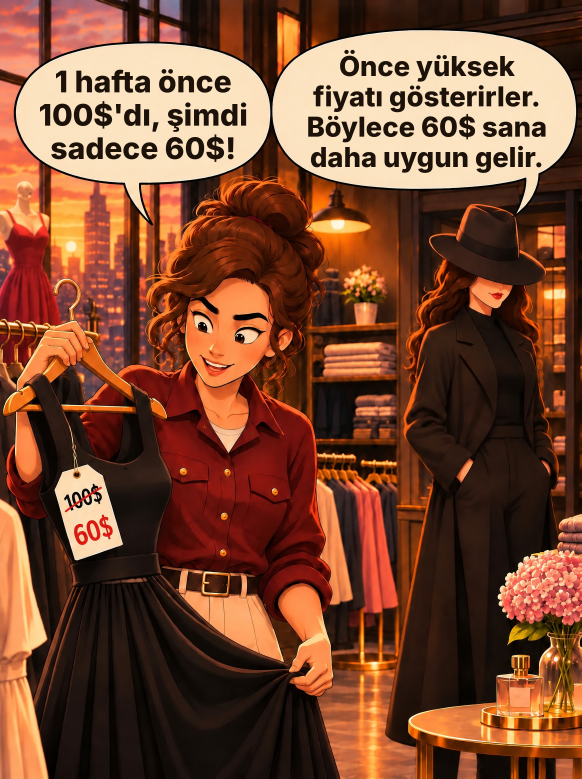
#> input picture dark-money/images/post1/yazili/sayfa1.jpg, 1744 x 2336 px (shown at 1/3 size)
$ python post1_yazi_ekle.py ../images/post1/yazili/sayfa1.jpg out.png 3
#> lines starting #> are read from the running program, lines starting #| are printed output that depends on the picture
import sys, os
from PIL import Image, ImageDraw, ImageFont

SRC = sys.argv[1]
OUT = sys.argv[2]
FONT = "/usr/share/fonts/opentype/inter/Inter-ExtraBold.otf"
K = 1.17  # display -> original
INK = (28, 18, 10)

# Her sayfa icin: balon yazi kutulari (gorunen koordinat: x0,y0,x1,y1), metin
SLIDES = {
    1: [((95, 150, 640, 430), "1 hafta önce 100$'dı, şimdi sadece 60$!"),
        ((775, 125, 1415, 440), "Önce yüksek fiyatı gösterirler. Böylece 60$ sana daha uygun gelir.")],
    2: [((90, 95, 640, 400), "Son 2 ürün kalmış! Hemen almalıyım."),
        ((775, 70, 1410, 425), "Bu mesaj kaçırma korkusu yaratır. Başka fiyatlara bakamadan aceleyle almana neden olur.")],
    3: [((85, 85, 625, 375), "Ücretsiz kargo için 15$ daha eklemem lazım."),
        ((770, 75, 1410, 390), "5$ kargo ödememek için 15$'lık fazladan ürün alıyorsun. Tasarruf ettiğini sanırken daha çok harcıyorsun.")],
    4: [((95, 130, 640, 450), "3 tanesi 24$. Bu çok iyi bir fırsat!"),
        ((800, 120, 1395, 465), "Tanesi ucuz ama daha çok alıyorsun. Tek ürün yeterliyken 14$ fazladan ödüyorsun.")],
    5: [((90, 110, 625, 370), "Büyük boy sadece 2$ fazla."),
        ((800, 95, 1380, 420), "Buna “avantajlı ürün” denir. Biraz daha fazla öde, daha büyüğünü al der. Sen de alırsın.")],
    6: [((90, 95, 640, 400), "Herkes bunu alıyor, iyidir herhalde."),
        ((775, 70, 1410, 425), "Mağazalar, seni ikna etmek için yorumları ve satış sayılarını gösterir. Başkalarının aldığını görmek, senin de almanı kolaylaştırır.")],
    7: [((75, 110, 590, 370), "Ben tasarruf ettiğimi sanmıştım.")],
}


def wrap(draw, text, font, maxw):
    words, lines, cur = text.split(), [], ""
    for w in words:
        t = (cur + " " + w).strip()
        if draw.textlength(t, font=font) <= maxw:
            cur = t
        else:
            if cur:
                lines.append(cur)
            cur = w
    if cur:
        lines.append(cur)
    return lines


def fit(draw, text, box, maxsize=120, minsize=24, spacing=1.12):
    x0, y0, x1, y1 = box
    w, h = x1 - x0, y1 - y0
    for size in range(maxsize, minsize, -2):
        f = ImageFont.truetype(FONT, size)
        lines = wrap(draw, text, f, w)
        if any(draw.textlength(l, font=f) > w for l in lines):
            continue
        lh = int(size * spacing)
        if lh * len(lines) <= h:
            return f, lines, lh
    f = ImageFont.truetype(FONT, minsize)
    return f, wrap(draw, text, f, w), int(minsize * spacing)


def draw_centered(draw, text, box, color=INK, maxsize=120):
    x0, y0, x1, y1 = [int(v * K) for v in box]
    f, lines, lh = fit(draw, text, (x0, y0, x1, y1), maxsize=int(maxsize))
    total = lh * len(lines)
    y = y0 + ((y1 - y0) - total) / 2
    for l in lines:
        wl = draw.textlength(l, font=f)
        draw.text((x0 + ((x1 - x0) - wl) / 2, y), l, font=f, fill=color)
        y += lh


def main():
    n = int(sys.argv[3])
    im = Image.open(SRC).convert("RGB")
#> im is the input picture: PIL image 1744x2336 RGB; mean R, G, B 122.7, 74.4, 50.4
    d = ImageDraw.Draw(im)
    for box, text in SLIDES[n]:
        # her balon icin ayni boyutu kullanmak yerine her biri sigdigi kadar buyur
        draw_centered(d, text, box, maxsize=96)
    if n == 5:
        # tabela: tebesir yazisi (hafif egimli)
        sign = Image.new("RGBA", im.size, (0, 0, 0, 0))
        sd = ImageDraw.Draw(sign)
        box = [int(v * K) for v in (955, 1460, 1205, 1725)]
        f, lines, lh = fit(sd, "BÜYÜK BOY AL, SADECE +2$ FARKLA", tuple(box), maxsize=90)
        total = lh * len(lines)
        y = box[1] + ((box[3] - box[1]) - total) / 2
        for l in lines:
            wl = sd.textlength(l, font=f)
            sd.text((box[0] + ((box[2] - box[0]) - wl) / 2, y), l, font=f, fill=(245, 240, 225, 235))
            y += lh
        sign = sign.rotate(-2, resample=Image.BICUBIC, center=((box[0] + box[2]) // 2, (box[1] + box[3]) // 2))
        im = Image.alpha_composite(im.convert("RGBA"), sign).convert("RGB")
    os.makedirs(os.path.dirname(OUT), exist_ok=True)
    im.save(OUT, quality=95)
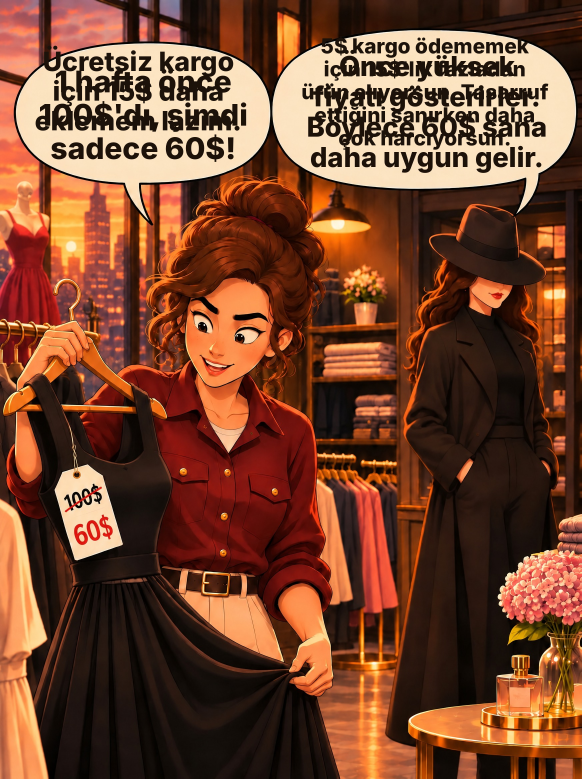
#> saved as out.png: PIL image 1744x2336 RGB (shown at 1/3 size); mean R, G, B 118, 70, 46.6


main()

$ run again, on dark-money/images/post1/yazili/sayfa4.jpg
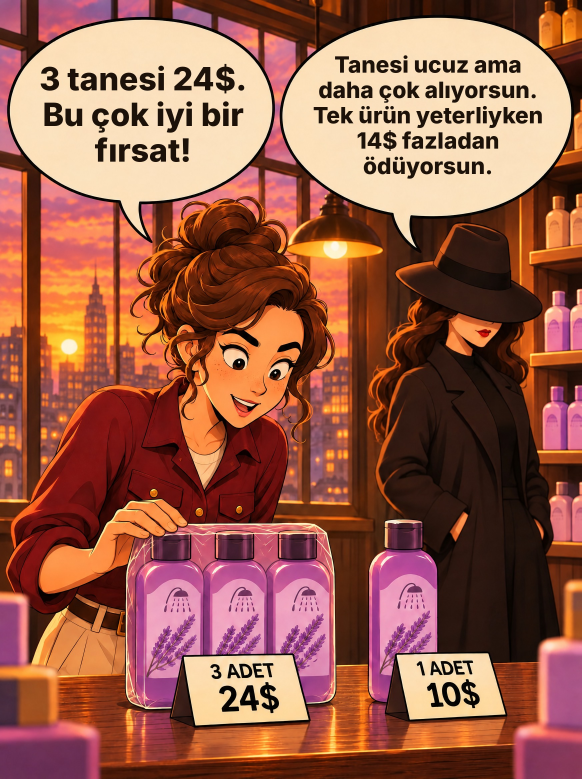
#> input picture dark-money/images/post1/yazili/sayfa4.jpg, 1744 x 2336 px (shown at 1/3 size)
#> in main, im is the input picture: PIL image 1744x2336 RGB; mean R, G, B 153.4, 93.3, 74.4
#> in main, `im.save(OUT, quality=95)`:
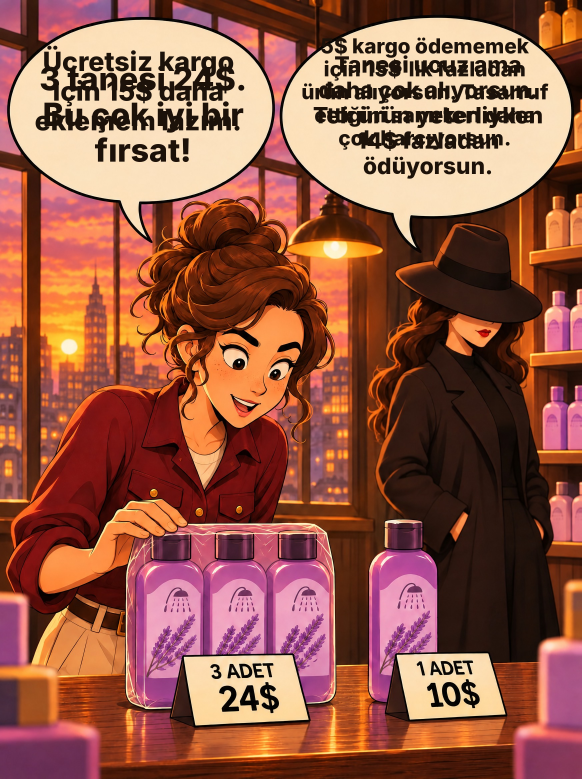
#> saved as out.png: PIL image 1744x2336 RGB (shown at 1/3 size); mean R, G, B 149.2, 89.4, 71

$ run again, on dark-money/images/post1/yazili/sayfa5.jpg
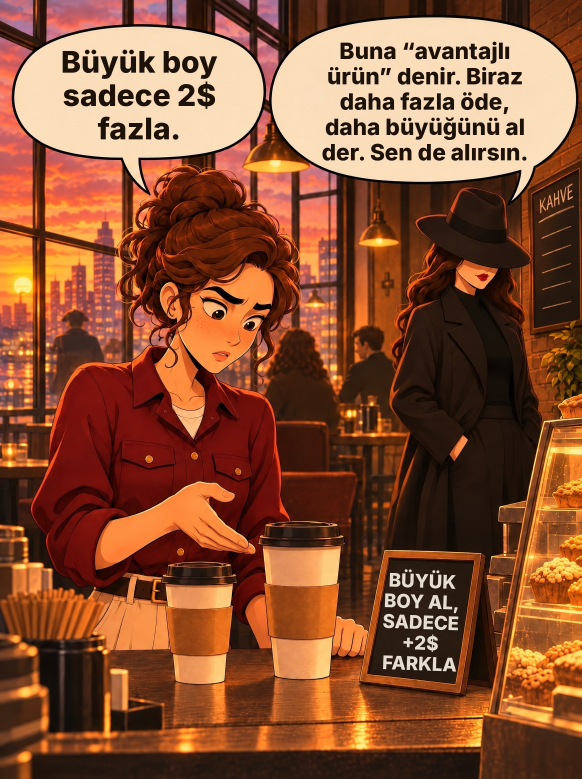
#> input picture dark-money/images/post1/yazili/sayfa5.jpg, 1744 x 2336 px (shown at 1/3 size)
#> in main, im is the input picture: PIL image 1744x2336 RGB; mean R, G, B 136.6, 81, 51.6
#> in main, `im.save(OUT, quality=95)`:
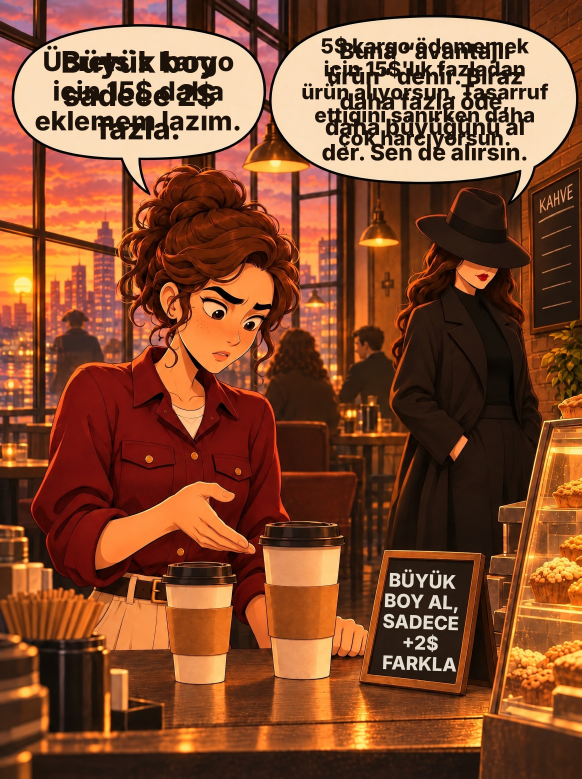
#> saved as out.png: PIL image 1744x2336 RGB (shown at 1/3 size); mean R, G, B 131.9, 76.7, 47.9
